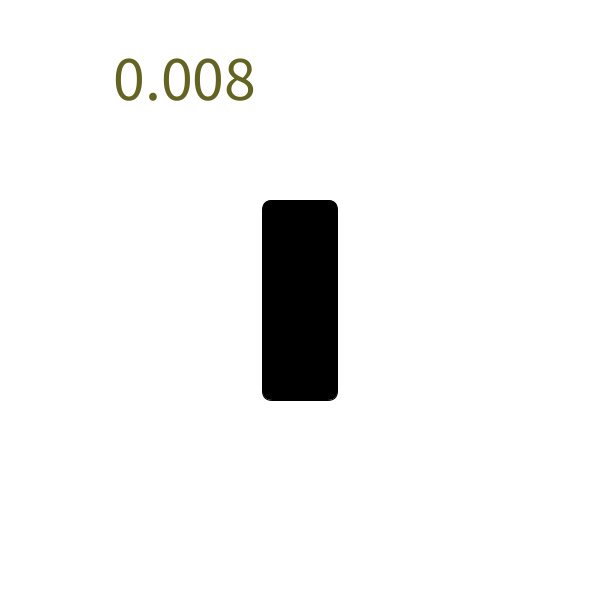
Frame 1 (no input)
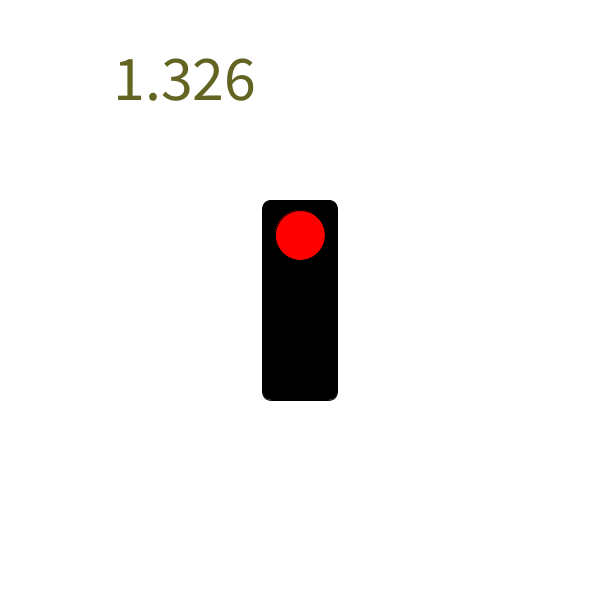
Frame 60 (the mouse pressed at the canvas centre just before this capture)
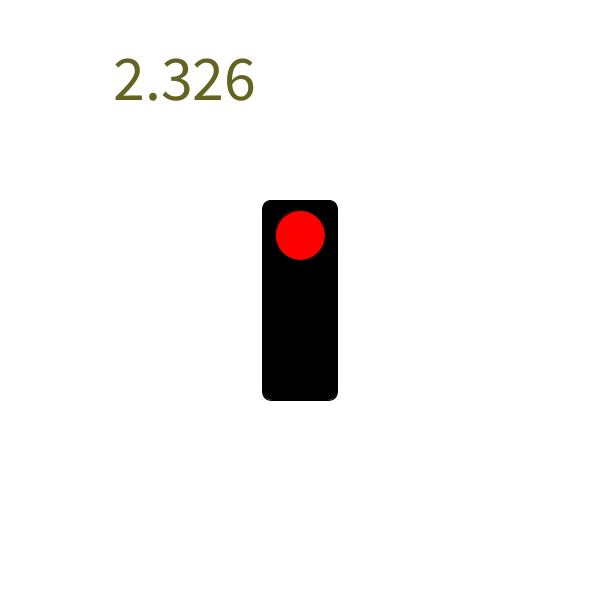
Frame 120 (the mouse held since frame 60 and released just before this capture)

The Processing sketch that drew these frames (run headless with seeded random() and noise(); from frame 60 on, the mouse is pressed at the canvas centre):

// Processing sketch: trafficLightStarterCodeminehahahahahahah
// ── trafficLightStarterCodeminehahahahahahah.pde
//GOAL: make a 'traffic light' simulator. For now, just have the light 
// changing according to time. You may want to investigate the millis()
// function at processing.org/reference.


float timer,finalTime,start;
int r,g,b,state;


void setup() {
  size(600, 600);
  start = millis();
  r = 255;
  g = 0;
  b = 0;
}

void draw() {
  background(255);
  drawOutlineOfLights();
  theTime();
  changeStateOfLight();
  //println(finalTime);
}

void drawOutlineOfLights() {
  //box
  rectMode(CENTER);
  fill(0);
  rect(width/2, height/2, 75, 200, 10);
  
  //lights
  if (state == 1) {
    fill(255,0,0); 
    ellipse(width/2, height/2 - 65, 50, 50); //top
    println("1");
  }
  if (state == 3) {
    fill(255,172,520);
    ellipse(width/2, height/2, 50, 50); //middle
    println("3");
}
  
  if (state == 2) {
    fill(0,255,0);
    ellipse(width/2, height/2 + 65, 50, 50); //bottom
    println("2");
}
}

void theTime() {
  timer = millis()-start;
  finalTime = timer / 1000; // converting into seconds
  fill(100,100,34);
  textSize(64);;
  text(finalTime, 100,100);
}


void changeStateOfLight() {
  //turn red
  if (finalTime > 0 && finalTime < 1) {
    state = 1;
  }
  //turn green
  if (finalTime > 1 && finalTime < 3) {
     state = 2;
   }
  //turn yellow
  if (finalTime > 3 && finalTime < 5) {
    state = 3;
  }
  if (finalTime > 5);
    timer = millis()- finalTime;
    state = 1;
}
  
   
 
